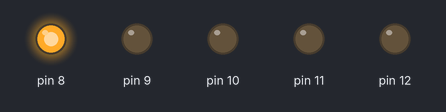
The sketch below on a simulated Arduino Uno, built with avr-gcc and run on an emulated ATmega328P. On the bench: output pins drawn as LEDs (lit = HIGH).

Above: at 0.05 s.
At 0.75 s:
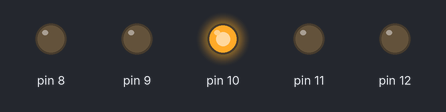
At 1.45 s:
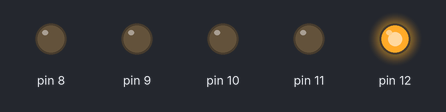
At 2.15 s:
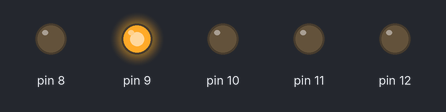
At 2.85 s:
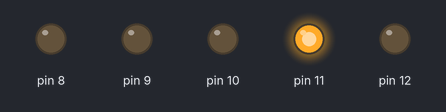
Timing chart, 0 to 3.1 s (numbered marks = the images above):
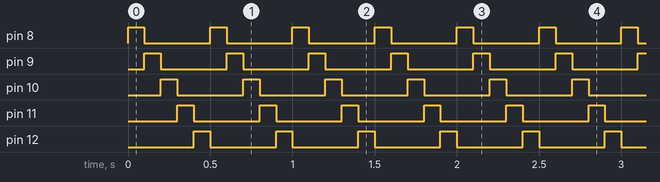

Measured:
- by itself, pin 8–12: alternates HIGH for 0.10 s and LOW for 0.40 s

The sketch:

MultipleLEDs.ino
```cpp
void setup()
{
  pinMode(12, OUTPUT);
  pinMode(11, OUTPUT);
  pinMode(10, OUTPUT);
  pinMode(9, OUTPUT);
  pinMode(8, OUTPUT);
}

void loop()
{
  // Red LED
  digitalWrite(8, HIGH);
  delay(100); // Wait for 1000 millisecond(s)
  digitalWrite(8, LOW);

  // Orange LED
  digitalWrite(9, HIGH);
  delay(100); // Wait for 1000 millisecond(s)
  digitalWrite(9, LOW);

  // Yellow LED
  digitalWrite(10, HIGH);
  delay(100); // Wait for 1000 millisecond(s)
  digitalWrite(10, LOW);

  // Green LED
  digitalWrite(11, HIGH);
  delay(100); // Wait for 1000 millisecond(s)
  digitalWrite(11, LOW);

  // Blue LED
  digitalWrite(12, HIGH);
  delay(100); // Wait for 1000 millisecond(s)
  digitalWrite(12, LOW);
}
```
